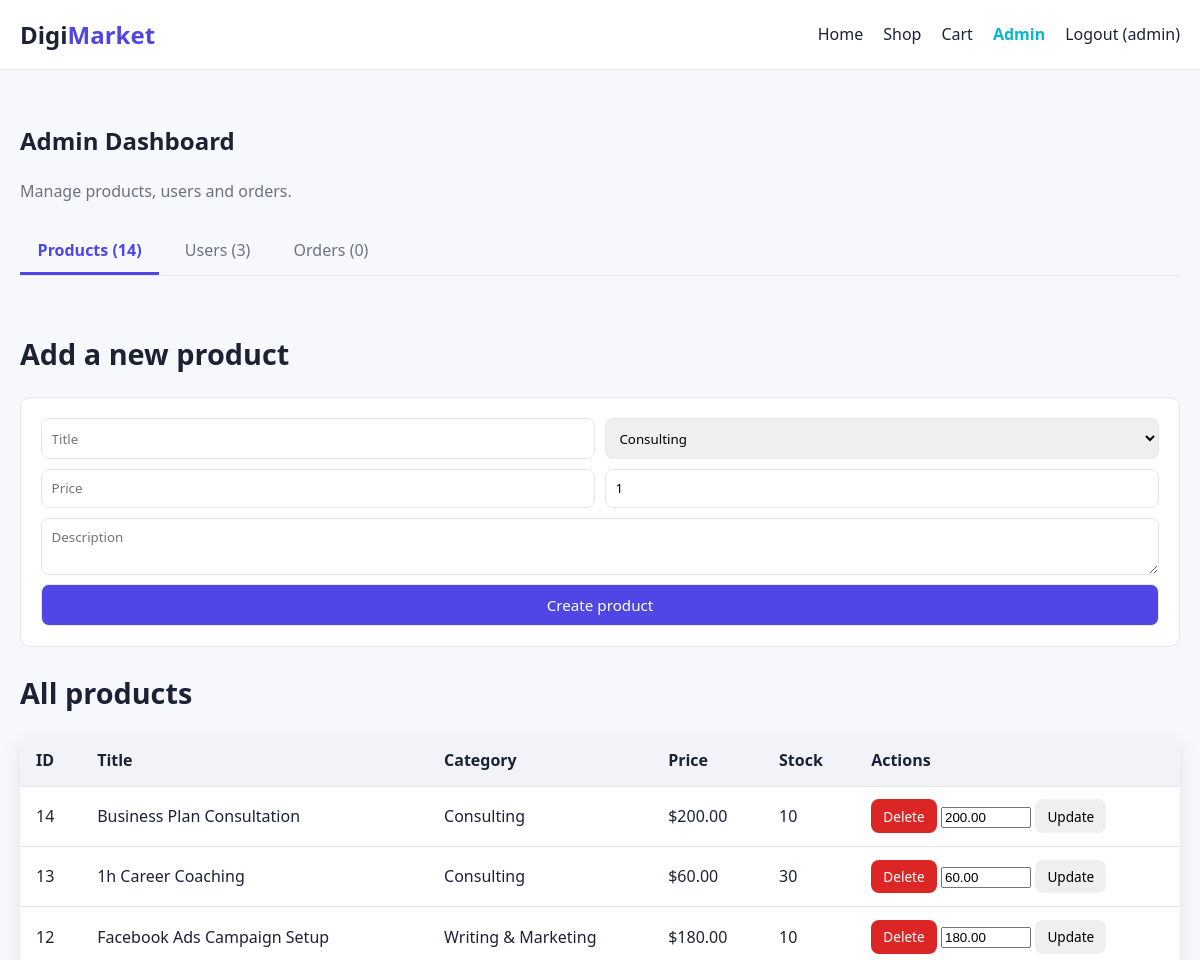
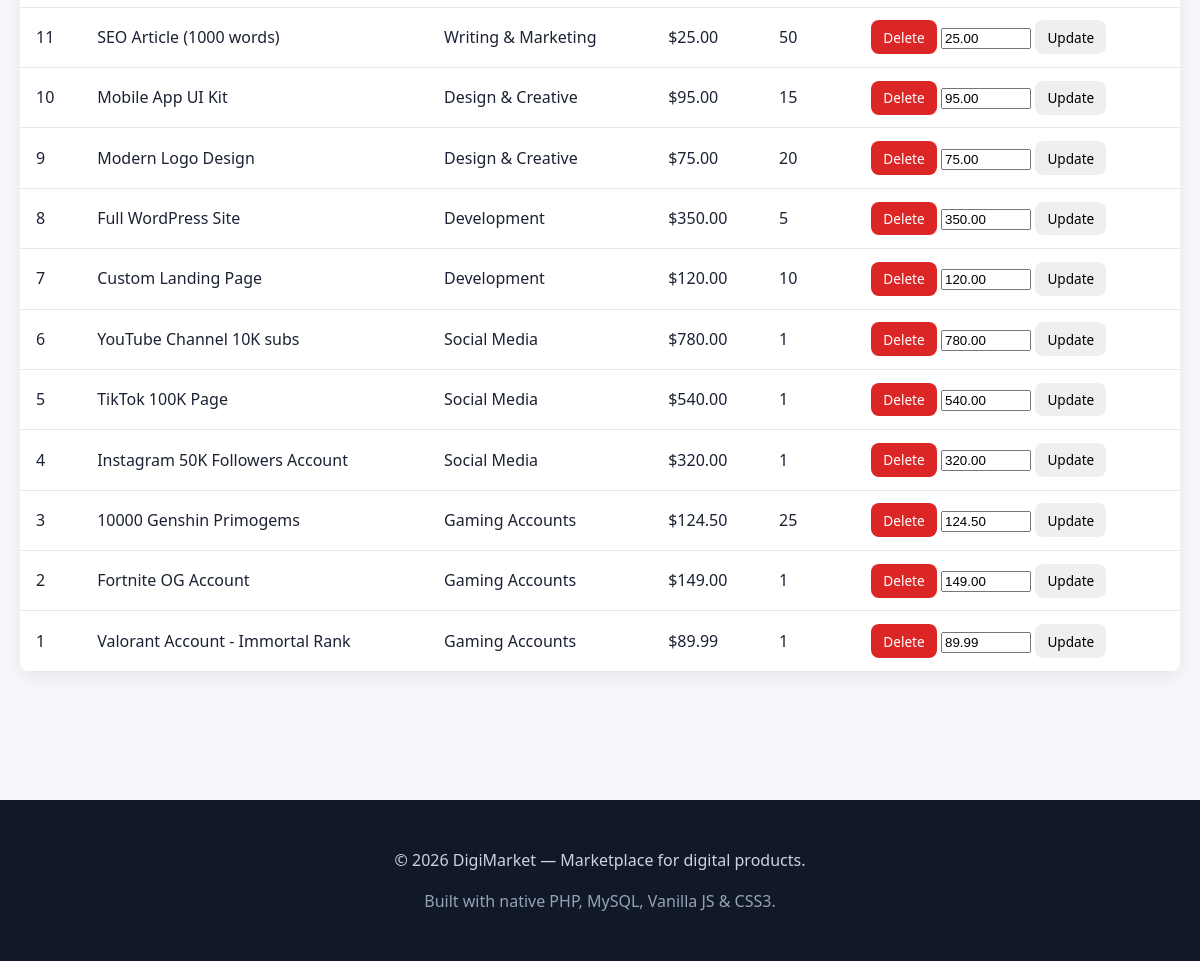
/admin.php (signed in), run on the app's committed database (2 pictures, top to bottom).
### tables this page shows
CREATE TABLE products (
    id INT AUTO_INCREMENT PRIMARY KEY,
    category_id INT NOT NULL,
    seller_id INT NOT NULL,
    title VARCHAR(150) NOT NULL,
    description TEXT NOT NULL,
    price DECIMAL(10,2) NOT NULL,
    image VARCHAR(255) DEFAULT 'placeholder.png',
    stock INT NOT NULL DEFAULT 1,
    created_at DATETIME NOT NULL DEFAULT CURRENT_TIMESTAMP,
    FOREIGN KEY (category_id) REFERENCES categories(id) ON DELETE CASCADE,
    FOREIGN KEY (seller_id)   REFERENCES users(id)      ON DELETE CASCADE,
    INDEX idx_cat (category_id),
    INDEX idx_title (title)
);

CREATE TABLE categories (
    id INT AUTO_INCREMENT PRIMARY KEY,
    name VARCHAR(80) NOT NULL UNIQUE,
    slug VARCHAR(80) NOT NULL UNIQUE,
    description TEXT
);

### db.php (called while the page is built, shortened)
<?php
function e($v) { return htmlspecialchars(isset($v) ? $v : '', ENT_QUOTES, 'UTF-8'); }

### admin.php (the view, shortened to what this page needs)
<?php
require_once __DIR__ . '/config/db.php';
$users    = $pdo->query("SELECT id,username,email,role,created_at FROM users ORDER BY id DESC")->fetchAll();
$products = $pdo->query("SELECT p.*, c.name AS category_name FROM products p JOIN categories c ON c.id=p.category_id ORDER BY p.id DESC")->fetchAll();
$orders   = $pdo->query("SELECT o.*, u.username, p.title FROM orders o JOIN users u ON u.id=o.user_id JOIN products p ON p.id=o.product_id ORDER BY o.id DESC")->fetchAll();
$categories = $pdo->query("SELECT * FROM categories ORDER BY name")->fetchAll();
include __DIR__ . '/includes/header.php';
?>
<section>
  <h1>Admin Dashboard</h1>
  <p class="muted">Manage products, users and orders.</p>
  <div class="tabs" id="adminTabs">
    <button class="tab-btn active" data-tab="products">Products (<?= count($products) ?>)</button>
    <button class="tab-btn" data-tab="users">Users (<?= count($users) ?>)</button>
    <button class="tab-btn" data-tab="orders">Orders (<?= count($orders) ?>)</button>
  </div>
  <section class="tab-panel active" data-panel="products">
    <h2>Add a new product</h2>
    <form method="POST" action="actions/admin_actions.php" class="grid-form">
      <input type="text" name="title" placeholder="Title" required maxlength="150">
      <select name="category_id" required>
        <?php foreach ($categories as $c): ?>
          <option value="<?= $c['id'] ?>"><?= e($c['name']) ?></option>
        <?php endforeach; ?>
      </select>
      <input type="number" name="price" placeholder="Price" min="0" step="0.01" required>
      <input type="number" name="stock" placeholder="Stock" min="0" value="1" required>
      <textarea name="description" placeholder="Description" required></textarea>
      <button class="btn btn-primary">Create product</button>
    </form>
    <h2>All products</h2>
    <table class="data-table">
      <thead><tr><th>ID</th><th>Title</th><th>Category</th><th>Price</th><th>Stock</th><th>Actions</th></tr></thead>
      <tbody>
      <?php foreach ($products as $p): ?>
        <tr>
          <td><?= $p['id'] ?></td>
          <td><?= e($p['title']) ?></td>
          <td><?= e($p['category_name']) ?></td>
          <td>$<?= number_format($p['price'],2) ?></td>
          <td><?= $p['stock'] ?></td>
          <td>
            <form method="POST" action="actions/admin_actions.php" class="inline" onsubmit="return confirm('Delete this product?');">
              <button class="btn btn-sm btn-danger">Delete</button>
            </form>
            <form method="POST" action="actions/admin_actions.php" class="inline">
              <input type="number" step="0.01" name="price" value="<?= $p['price'] ?>" style="width:90px">
              <button class="btn btn-sm">Update</button>
            </form>
          </td>
        </tr>
      <?php endforeach; ?>
      </tbody>
    </table>
  </section>
</section>
<?php include __DIR__ . '/includes/footer.php'; ?>

### style.css (style rules this page uses)
:root { --bg: #f7f8fb; --surface: #ffffff; --text: #1b2233; --muted: #6b7280; --primary: #4f46e5; --primary-dark: #3b32c4; --accent: #06b6d4; --danger: #dc2626; --success: #16a34a; --border: #e5e7eb; --radius: 10px; --shadow: 0 6px 20px rgba(20,20,50,.08); --font: 'Segoe UI', Roboto, system-ui, -apple-system, Helvetica, Arial, sans-serif; }
* { box-sizing: border-box; }
html, body { margin: 0; padding: 0; }
body { font-family: var(--font); background: var(--bg); color: var(--text); line-height: 1.55; }
.btn { display:inline-block; padding:.65rem 1.1rem; border-radius:8px; border:1px solid transparent; cursor:pointer; font-size:.95rem; font-family:inherit; }
.btn-primary { background: var(--primary); color:#fff; }
.btn-sm { padding: .4rem .7rem; font-size: .85rem; }
.btn-danger { background: var(--danger); color:#fff; }
section { padding: 2rem 0; }
section h2 { font-size: 1.8rem; margin: 0 0 1.25rem; }
.muted { color: var(--muted); }
.cart-table, .data-table { width: 100%; border-collapse: collapse; background: var(--surface); border-radius: var(--radius); overflow:hidden; box-shadow: var(--shadow); }
.cart-table th, .cart-table td, .data-table th, .data-table td { padding: .8rem 1rem; border-bottom: 1px solid var(--border); text-align:left; }
.cart-table th, .data-table th { background: #f1f3f9; font-weight:600; }
form.inline { display:inline; }
.tabs { display:flex; gap:.5rem; margin: 1.5rem 0; border-bottom: 1px solid var(--border); }
.tab-btn { background:transparent; border:none; padding:.7rem 1.1rem; cursor:pointer; font-size:1rem; color:var(--muted); border-bottom: 3px solid transparent; font-family:inherit; }
.tab-btn.active { color: var(--primary); border-bottom-color: var(--primary); font-weight:600; }
.tab-panel { display:none; }
.tab-panel.active { display:block; }
.grid-form { display:grid; gap:.6rem; grid-template-columns: 1fr 1fr; background:var(--surface); padding:1.25rem; border-radius:var(--radius); border:1px solid var(--border); margin-bottom:1.5rem; }
.grid-form textarea, .grid-form button { grid-column: 1 / -1; padding:.6rem; font-family:inherit; border:1px solid var(--border); border-radius:8px; }
.grid-form input, .grid-form select { padding:.6rem; border:1px solid var(--border); border-radius:8px; font-family:inherit; }

### data on the page
products: id "14", title "Business Plan Consultation", category.name "Consulting", price "200.00", stock "10"
products: id "13", title "1h Career Coaching", category.name "Consulting", price "60.00", stock "30"
products: id "12", title "Facebook Ads Campaign Setup", category.name "Writing & Marketing", price "180.00", stock "10"
products: id "11", title "SEO Article (1000 words)", category.name "Writing & Marketing", price "25.00", stock "50"
products: id "10", title "Mobile App UI Kit", category.name "Design & Creative", price "95.00", stock "15"
products: id "9", title "Modern Logo Design", category.name "Design & Creative", price "75.00", stock "20"
products: id "8", title "Full WordPress Site", category.name "Development", price "350.00", stock "5"
products: id "7", title "Custom Landing Page", category.name "Development", price "120.00", stock "10"
products: id "6", title "YouTube Channel 10K subs", category.name "Social Media", price "780.00", stock "1"
products: id "5", title "TikTok 100K Page", category.name "Social Media", price "540.00", stock "1"
products: id "4", title "Instagram 50K Followers Account", category.name "Social Media", price "320.00", stock "1"
products: id "3", title "10000 Genshin Primogems", category.name "Gaming Accounts", price "124.50", stock "25"
products: id "2", title "Fortnite OG Account", category.name "Gaming Accounts", price "149.00", stock "1"
products: id "1", title "Valorant Account - Immortal Rank", category.name "Gaming Accounts", price "89.99", stock "1"

### other printed values
$_SESSION['username'] "admin"
count($products) "14"
count($users) "3"
count($orders) "0"
form field category_id "Consulting"
